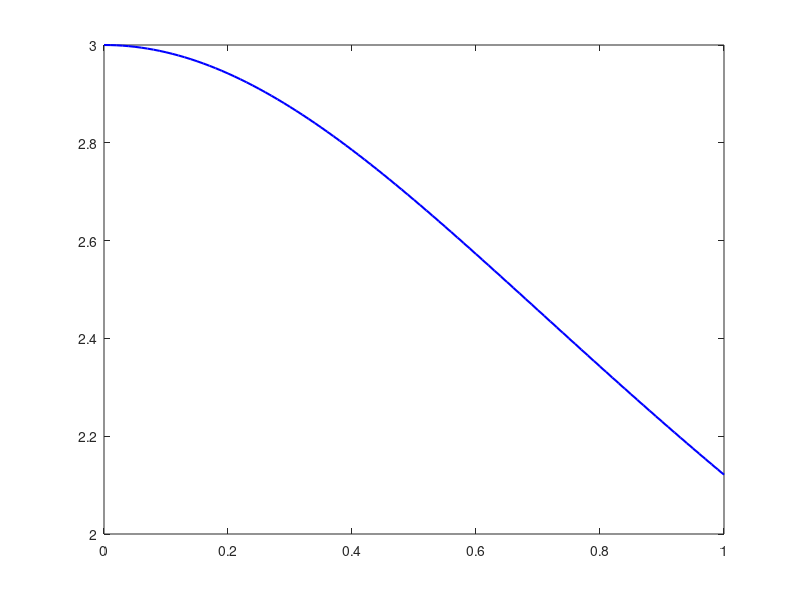

Recreate this plot in MATLAB. (Note: this script raises an error after producing the figure.)
clear
clc

% Transmission line parameters (from the appendix)
l = 0.635;          % Length (m)
L_total = 539e-9;   % Total inductance (H)
C_total = 39e-12;   % Total capacitance (F)
R = 0;              % Lossless
G = 0;

% Frequency range (up to 4 GHz to capture all resonances)
f = 0:1e7:1e9;      % 0 to 4 GHz in 10 MHz steps
w = 2*pi*f;

% Resonant frequencies from the appendix (in Hz)
resonant_freqs = [1.08, 2.16, 3.24] * 1e9; % Convert GHz to Hz

% Modal transfer functions (simplified for illustration)
% Each mode contributes to the admittance spectrum
Y_in = zeros(size(f)); % Initialize admittance
for fr = resonant_freqs
    % Modal contribution (simplified as a Lorentzian peak)
    Y_in = Y_in + 1./(1 + 1i*(f - fr/1e9)*1e-9); % Adjust scaling as needed
end

% Plot the amplitude spectrum
figure;
plot(f/1e9, abs(Y_in), 'b', 'LineWidth', 1.5);
hold on;

% Mark expected resonant frequencies
for fr = resonant_freqs/1e9
    xline(fr, '--r', sprintf('%.2f GHz', fr));
end

xlabel('Frequency (GHz)');
ylabel('|Admittance| (S)');
title('Amplitude Spectrum vs. Frequency');
grid on;
legend('Estimated', 'Exact Resonances');